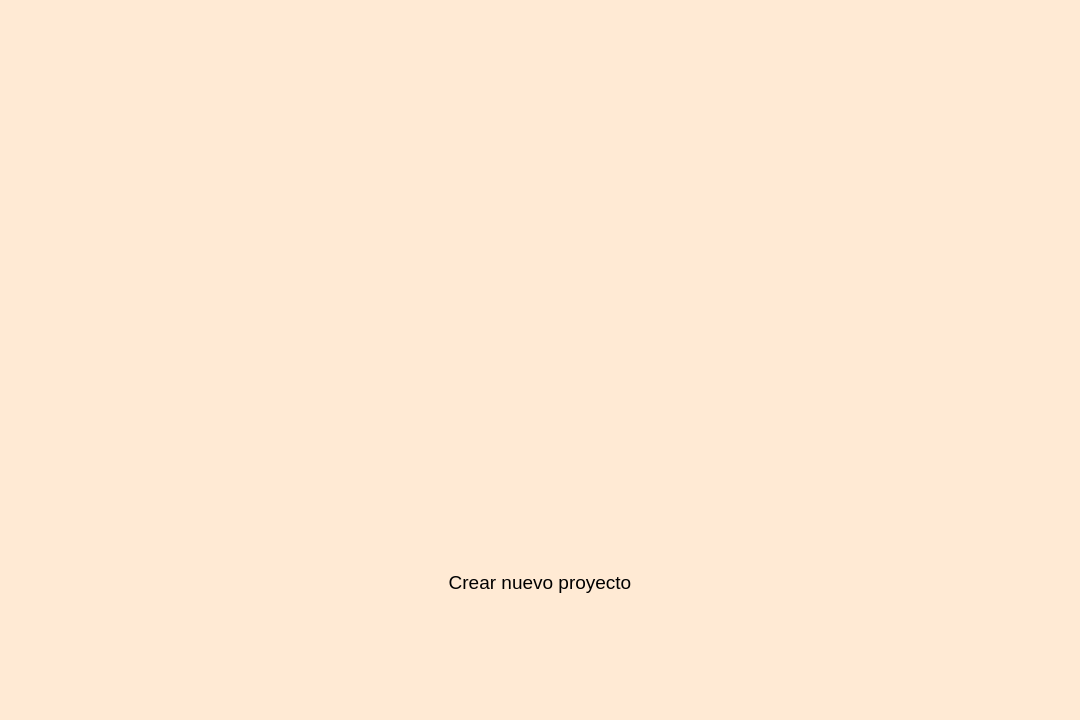
<?xml version="1.0" encoding="UTF-8"?>
<ui version="4.0">
 <class>CinemaSimi</class>
 <widget class="QMainWindow" name="CinemaSimi">
  <property name="windowModality">
   <enum>Qt::NonModal</enum>
  </property>
  <property name="geometry">
   <rect>
    <x>0</x>
    <y>0</y>
    <width>1080</width>
    <height>720</height>
   </rect>
  </property>
  <property name="sizePolicy">
   <sizepolicy hsizetype="Maximum" vsizetype="Maximum">
    <horstretch>0</horstretch>
    <verstretch>0</verstretch>
   </sizepolicy>
  </property>
  <property name="windowTitle">
   <string>CinemaSimi</string>
  </property>
  <property name="windowIcon">
   <iconset resource="icons.qrc">
    <normaloff>:/icons/recursos/upc_logo.png</normaloff>:/icons/recursos/upc_logo.png</iconset>
  </property>
  <property name="autoFillBackground">
   <bool>false</bool>
  </property>
  <property name="styleSheet">
   <string notr="true">background-color: rgb(255, 234, 212);</string>
  </property>
  <property name="toolButtonStyle">
   <enum>Qt::ToolButtonIconOnly</enum>
  </property>
  <property name="tabShape">
   <enum>QTabWidget::Rounded</enum>
  </property>
  <widget class="QWidget" name="centralwidget">
   <property name="enabled">
    <bool>true</bool>
   </property>
   <layout class="QGridLayout" name="gridLayout_7">
    <item row="0" column="0">
     <layout class="QVBoxLayout" name="verticalLayout">
      <item>
       <layout class="QHBoxLayout" name="horizontalLayout_4">
        <item>
         <widget class="QToolButton" name="toolButton_2">
          <property name="sizePolicy">
           <sizepolicy hsizetype="MinimumExpanding" vsizetype="Maximum">
            <horstretch>0</horstretch>
            <verstretch>0</verstretch>
           </sizepolicy>
          </property>
          <property name="maximumSize">
           <size>
            <width>110</width>
            <height>90</height>
           </size>
          </property>
          <property name="text">
           <string/>
          </property>
          <property name="icon">
           <iconset resource="icons.qrc">
            <normaloff>:/icons/recursos/question_red.png</normaloff>:/icons/recursos/question_red.png</iconset>
          </property>
          <property name="iconSize">
           <size>
            <width>70</width>
            <height>70</height>
           </size>
          </property>
          <property name="autoRaise">
           <bool>true</bool>
          </property>
         </widget>
        </item>
        <item>
         <spacer name="horizontalSpacer_2">
          <property name="orientation">
           <enum>Qt::Horizontal</enum>
          </property>
          <property name="sizeHint" stdset="0">
           <size>
            <width>40</width>
            <height>20</height>
           </size>
          </property>
         </spacer>
        </item>
        <item>
         <widget class="QLabel" name="label_4">
          <property name="sizePolicy">
           <sizepolicy hsizetype="Preferred" vsizetype="Preferred">
            <horstretch>0</horstretch>
            <verstretch>0</verstretch>
           </sizepolicy>
          </property>
          <property name="minimumSize">
           <size>
            <width>50</width>
            <height>50</height>
           </size>
          </property>
          <property name="maximumSize">
           <size>
            <width>90</width>
            <height>90</height>
           </size>
          </property>
          <property name="text">
           <string/>
          </property>
          <property name="pixmap">
           <pixmap resource="icons.qrc">:/icons/recursos/upc_logo.png</pixmap>
          </property>
          <property name="scaledContents">
           <bool>true</bool>
          </property>
         </widget>
        </item>
       </layout>
      </item>
      <item>
       <layout class="QHBoxLayout" name="horizontalLayout_2">
        <item>
         <spacer name="horizontalSpacer">
          <property name="orientation">
           <enum>Qt::Horizontal</enum>
          </property>
          <property name="sizeHint" stdset="0">
           <size>
            <width>40</width>
            <height>20</height>
           </size>
          </property>
         </spacer>
        </item>
        <item>
         <widget class="QLabel" name="label_3">
          <property name="sizePolicy">
           <sizepolicy hsizetype="MinimumExpanding" vsizetype="MinimumExpanding">
            <horstretch>0</horstretch>
            <verstretch>0</verstretch>
           </sizepolicy>
          </property>
          <property name="maximumSize">
           <size>
            <width>580</width>
            <height>200</height>
           </size>
          </property>
          <property name="text">
           <string/>
          </property>
          <property name="pixmap">
           <pixmap resource="icons.qrc">:/icons/recursos/cinemaSimi.png</pixmap>
          </property>
          <property name="scaledContents">
           <bool>true</bool>
          </property>
         </widget>
        </item>
        <item>
         <spacer name="horizontalSpacer_3">
          <property name="orientation">
           <enum>Qt::Horizontal</enum>
          </property>
          <property name="sizeHint" stdset="0">
           <size>
            <width>40</width>
            <height>20</height>
           </size>
          </property>
         </spacer>
        </item>
       </layout>
      </item>
      <item>
       <layout class="QGridLayout" name="gridLayout">
        <item row="1" column="2">
         <spacer name="horizontalSpacer_5">
          <property name="orientation">
           <enum>Qt::Horizontal</enum>
          </property>
          <property name="sizeHint" stdset="0">
           <size>
            <width>40</width>
            <height>20</height>
           </size>
          </property>
         </spacer>
        </item>
        <item row="1" column="0">
         <spacer name="horizontalSpacer_4">
          <property name="orientation">
           <enum>Qt::Horizontal</enum>
          </property>
          <property name="sizeHint" stdset="0">
           <size>
            <width>40</width>
            <height>20</height>
           </size>
          </property>
         </spacer>
        </item>
        <item row="1" column="1">
         <widget class="QLabel" name="label">
          <property name="text">
           <string>&lt;html&gt;&lt;head/&gt;&lt;body&gt;&lt;p align=&quot;center&quot;&gt;&lt;span style=&quot; font-size:14pt;&quot;&gt;Crear nuevo proyecto&lt;/span&gt;&lt;/p&gt;&lt;/body&gt;&lt;/html&gt;</string>
          </property>
         </widget>
        </item>
        <item row="2" column="1">
         <spacer name="verticalSpacer">
          <property name="orientation">
           <enum>Qt::Vertical</enum>
          </property>
          <property name="sizeType">
           <enum>QSizePolicy::Expanding</enum>
          </property>
          <property name="sizeHint" stdset="0">
           <size>
            <width>20</width>
            <height>40</height>
           </size>
          </property>
         </spacer>
        </item>
        <item row="0" column="1">
         <widget class="QToolButton" name="toolButton">
          <property name="sizePolicy">
           <sizepolicy hsizetype="Fixed" vsizetype="MinimumExpanding">
            <horstretch>0</horstretch>
            <verstretch>0</verstretch>
           </sizepolicy>
          </property>
          <property name="text">
           <string/>
          </property>
          <property name="icon">
           <iconset resource="icons.qrc">
            <normaloff>:/icons/recursos/add.png</normaloff>:/icons/recursos/add.png</iconset>
          </property>
          <property name="iconSize">
           <size>
            <width>260</width>
            <height>260</height>
           </size>
          </property>
          <property name="autoRaise">
           <bool>true</bool>
          </property>
         </widget>
        </item>
       </layout>
      </item>
     </layout>
    </item>
   </layout>
  </widget>
 </widget>
 <resources>
  <include location="icons.qrc"/>
 </resources>
 <connections/>
</ui>
